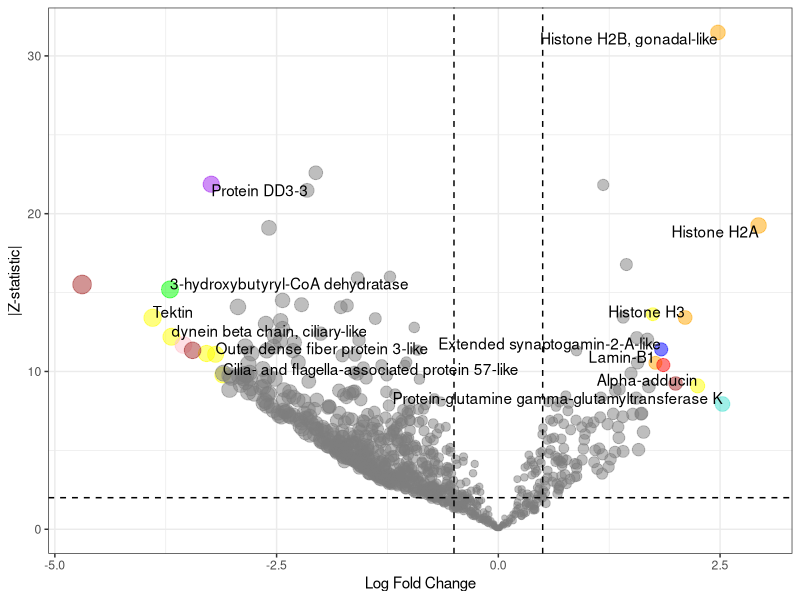

Here is the R script that generated this plot:
#R script for plots in Figure 4
#load libraries
library(ggplot2)

#read in data
q.dat<-read.csv('diff abund with annotations.csv')

#assigned broad category colors to GO terms
GO.colors<-c('antioxidant' = 'red', 'chromatin condensation' = 'orange', 'chromatin structure' = 'orange', 'cilia & flagella cytoskeleton' = 'yellow', 'cilia cytoskeleton' = 'yellow', 'cilium' = 'yellow', 'cleaves C-O bonds' = 'green', 'cytoskeleton' = 'yellow', 'ER membrane' = 'blue', 'iron storage' = 'pink', 'post-translational modification, O-glycosylation' = 'purple', 'protein cross-linking' = 'turquoise', 'unknown' ='brown')

ggplot(dat=q.dat) +
  geom_point(aes(x=LogFoldChange, y=abs(Zstatistic), color=Function, size=abs(LogFoldChange)), alpha=0.5) +
  theme_bw() +
  geom_text(aes(x=LogFoldChange, y=abs(Zstatistic), label=Name), check_overlap=T, hjust='inward', vjust='inward')+
  scale_color_manual(values=GO.colors) +
  labs(x='Log Fold Change', y='|Z-statistic|') +
  geom_hline(yintercept=2, linetype='dashed') +
  geom_vline(xintercept=0.5, linetype='dashed') +
  geom_vline(xintercept=-0.5, linetype='dashed') +
  theme(legend.position="none")
